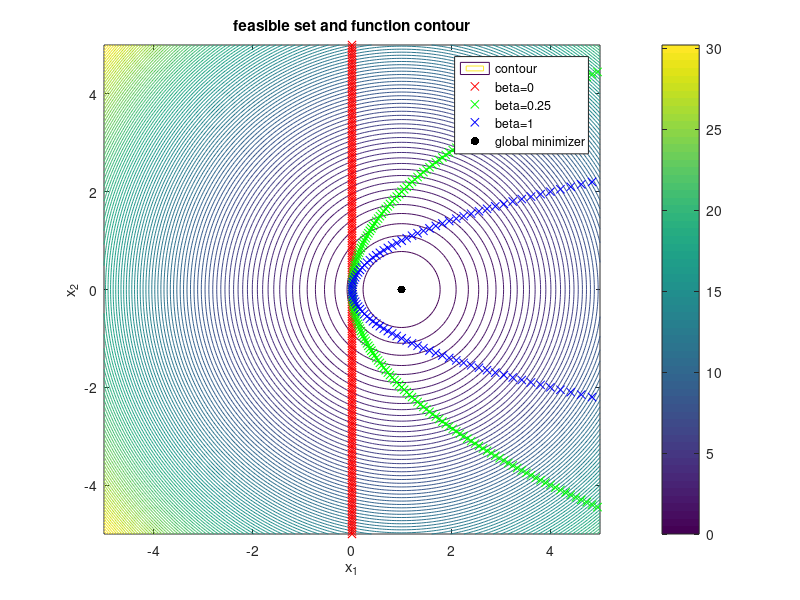

Write the MATLAB code that produced this figure.
clear; close all; clc;
foo = @(x1, x2) 1/2*((x1-1).^2+x2.^2);

st = @(x2, beta) beta*x2.^2;

x =  -5:0.05:5;
y =  -5:0.05:5;
[X,Y] = meshgrid(x,y);
F = foo(X, Y);

figure;

contour(X,Y,F,100);
colorbar;
xlabel('x_1');
ylabel('x_2');
hold on;
plot(st(y, 0), y, 'rx');
hold on;
plot(st(y, 0.25), y, 'gx');
hold on;
plot(st(y, 1), y, 'bx');
hold on;
scatter(1, 0, 'k', 'filled');
hold off;

xlim([-5, 5]);

legend('contour', 'beta=0', 'beta=0.25', 'beta=1', 'global minimizer');
title('feasible set and function contour');